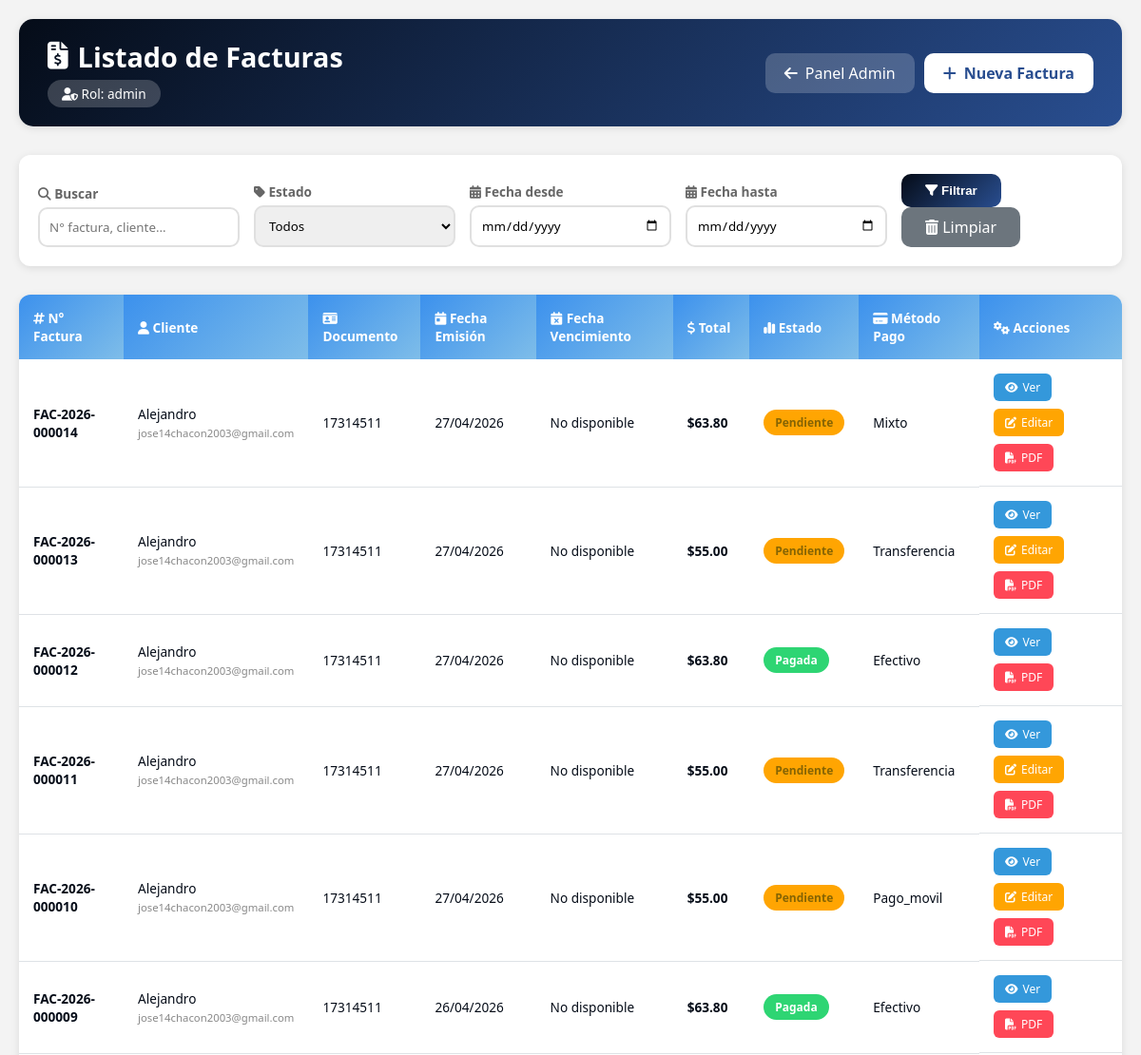
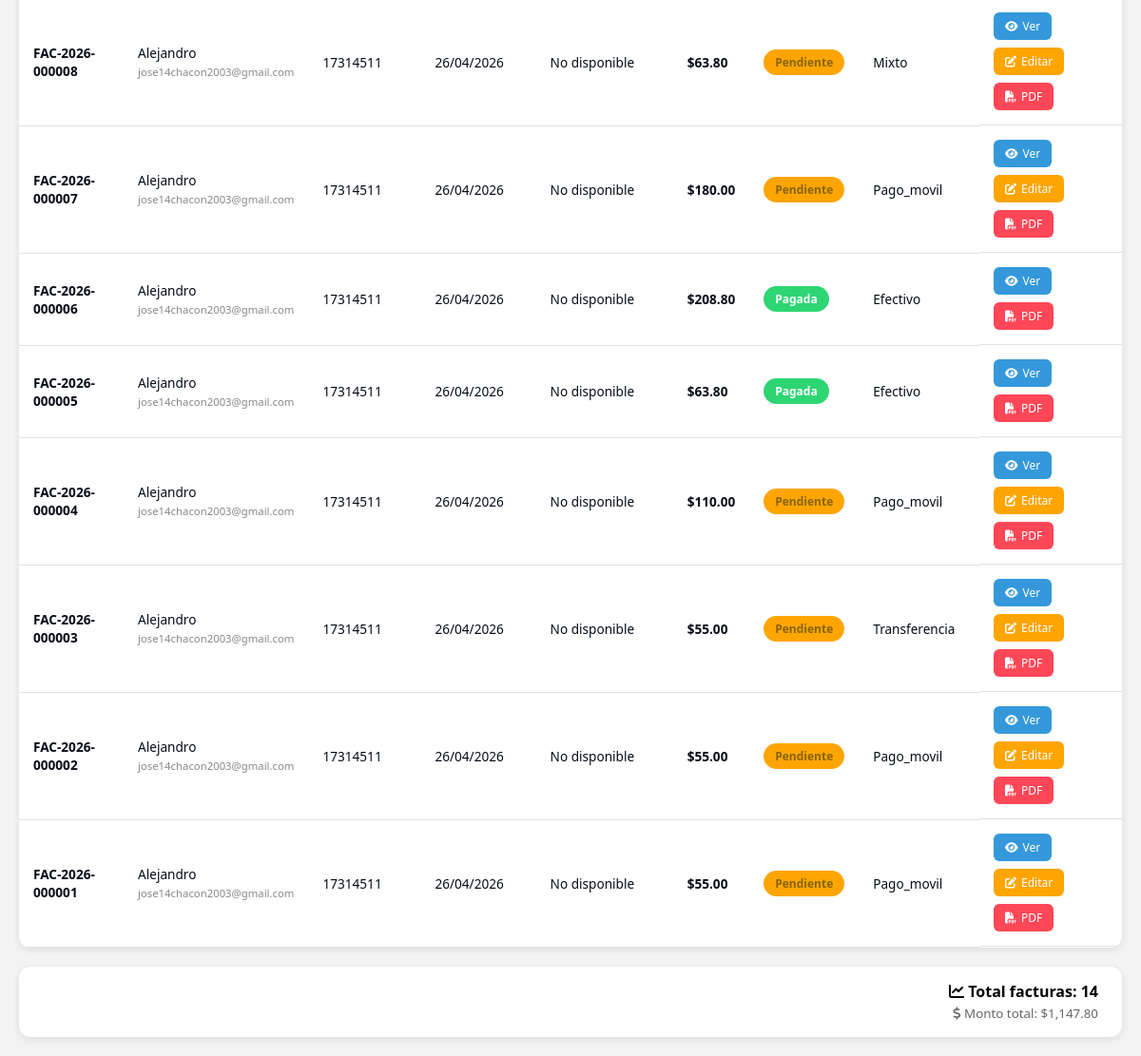
Page /facturacion/listar_facturas.php (signed in) on the committed database (2 pictures, top to bottom).
### tables this page shows
CREATE TABLE `facturas` (
  `id` int NOT NULL AUTO_INCREMENT,
  `pedido_id` int DEFAULT NULL,
  `cliente_id` int NOT NULL,
  `numero_factura` varchar(20) NOT NULL,
  `fecha_emision` datetime DEFAULT CURRENT_TIMESTAMP,
  `fecha_vencimiento` date DEFAULT NULL,
  `subtotal` decimal(10,2) DEFAULT '0.00',
  `iva` decimal(10,2) DEFAULT '0.00',
  `total` decimal(10,2) NOT NULL DEFAULT '0.00',
  `metodo_pago` varchar(50) DEFAULT NULL,
  `estado` enum('pendiente','pagada','anulada') DEFAULT 'pendiente',
  `usuario_id` int DEFAULT NULL,
  `created_at` timestamp NULL DEFAULT CURRENT_TIMESTAMP,
  PRIMARY KEY (`id`),
  UNIQUE KEY `numero_factura` (`numero_factura`),
  UNIQUE KEY `pedido_id` (`pedido_id`),
  KEY `cliente_id` (`cliente_id`),
  CONSTRAINT `facturas_ibfk_1` FOREIGN KEY (`pedido_id`) REFERENCES `pedidos` (`id`) ON DELETE SET NULL,
  CONSTRAINT `facturas_ibfk_2` FOREIGN KEY (`cliente_id`) REFERENCES `clientes` (`id`) ON DELETE CASCADE
);

CREATE TABLE `clientes` (
  `id` int NOT NULL AUTO_INCREMENT,
  `tipo_documento` enum('cedula','ruc','pasaporte','dni') DEFAULT 'cedula',
  `documento` varchar(20) NOT NULL,
  `nombre` varchar(100) NOT NULL,
  `email` varchar(100) NOT NULL,
  `telefono` varchar(20) DEFAULT NULL,
  `direccion` text,
  `ciudad` varchar(50) DEFAULT NULL,
  `estado` enum('activo','inactivo','moroso') DEFAULT 'activo',
  `fecha_registro` datetime DEFAULT CURRENT_TIMESTAMP,
  PRIMARY KEY (`id`),
  UNIQUE KEY `documento` (`documento`)
);

### facturacion/listar_facturas.php (the view, shortened to what this page needs)
<?php
$pdo = conectarDB();
$user_id = $_SESSION['user_id'] ?? 0;
$rol = '';
try {
    $query_admin = "SELECT rol FROM admin_users WHERE id = :user_id AND activo = 1";
    $stmt_admin = $pdo->prepare($query_admin);
    $stmt_admin->execute([':user_id' => $user_id]);
    $admin = $stmt_admin->fetch(PDO::FETCH_ASSOC);
    if ($admin) {
        $rol = $admin['rol'];
    }
} catch (PDOException $e) {
    error_log("Error al obtener rol: " . $e->getMessage());
}
    ?>
<!DOCTYPE html>
<html lang="es">
<head>
    <link rel="stylesheet" href="https://cdnjs.cloudflare.com/ajax/libs/font-awesome/6.4.0/css/all.min.css">
</head>
<body>
    <div class="container">
        <div class="header">
            <div>
                <h1><i class="fas fa-file-invoice-dollar"></i> Listado de Facturas</h1>
                <div class="user-role"><i class="fas fa-user-shield"></i> Rol: <?php echo htmlspecialchars($rol); ?></div>
            </div>
            <div style="display: flex; gap: 10px;">
                <a href="/proyecto/panel admin/panel_admin.php" class="btn-volver"><i class="fas fa-arrow-left"></i> Panel Admin</a>
                <?php if (in_array($rol, ['superadmin', 'admin', 'facturador'])): ?>
                    <a href="/proyecto/facturacion/nueva_factura.php" class="btn-nueva"><i class="fas fa-plus"></i> Nueva Factura</a>
                <?php endif; ?>
            </div>
        </div>
        <?php
        try {
            $search = isset($_GET['search']) ? trim($_GET['search']) : '';
            $fecha_desde = isset($_GET['fecha_desde']) ? $_GET['fecha_desde'] : '';
            $fecha_hasta = isset($_GET['fecha_hasta']) ? $_GET['fecha_hasta'] : '';
            $query = "SELECT
                        f.*,
                        c.nombre as cliente_nombre,
                        c.email as cliente_email,
                        c.documento as cliente_documento,
                        c.telefono as cliente_telefono
                      FROM facturas f
                      LEFT JOIN clientes c ON f.cliente_id = c.id
                      WHERE 1=1";
            $params = [];
            $query .= " ORDER BY f.id DESC";
            $stmt = $pdo->prepare($query);
            $stmt->execute($params);
            $facturas = $stmt->fetchAll(PDO::FETCH_ASSOC);
        } catch (PDOException $e) {
            $facturas = [];
            echo '<div class="alert alert-error" style="background: #f8d7da; color: #721c24; padding: 15px; border-radius: 10px; margin-bottom: 20px;">Error al cargar facturas: ' . htmlspecialchars($e->getMessage()) . '</div>';
        }
        function formatearFecha($fecha, $formato = 'd/m/Y') {
            if (empty($fecha) || $fecha === null) {
                return 'No disponible';
            }
            try {
                $dateTime = new DateTime($fecha);
                return $dateTime->format($formato);
            } catch (Exception $e) {
                return 'Fecha inválida';
            }
        }
        $estados_factura = [
            'pendiente' => 'Pendiente',
            'pagada' => 'Pagada',
            'vencida' => 'Vencida',
            'anulada' => 'Anulada'
        ];
        $metodos_pago = [
            'efectivo' => 'Efectivo',
            'tarjeta_credito' => 'Tarjeta de Crédito',
            'tarjeta_debito' => 'Tarjeta de Débito',
            'transferencia' => 'Transferencia',
            'paypal' => 'PayPal',
            'mercadopago' => 'Mercado Pago'
        ];
        ?>
        <div class="filtros">
            <form method="GET" class="filtros-form">
                <div class="filtro-group">
                    <label><i class="fas fa-search"></i> Buscar</label>
                    <input type="text" name="search" placeholder="N° factura, cliente..." value="<?php echo htmlspecialchars($search ?? ''); ?>">
                </div>
                <div class="filtro-group">
                    <label><i class="fas fa-tag"></i> Estado</label>
                    <select name="estado">
                        <option value="">Todos</option>
                    </select>
                </div>
                <div class="filtro-group">
                    <label><i class="fas fa-calendar-alt"></i> Fecha desde</label>
                    <input type="date" name="fecha_desde" value="<?php echo htmlspecialchars($fecha_desde ?? ''); ?>">
                </div>
                <div class="filtro-group">
                    <label><i class="fas fa-calendar-alt"></i> Fecha hasta</label>
                    <input type="date" name="fecha_hasta" value="<?php echo htmlspecialchars($fecha_hasta ?? ''); ?>">
                </div>
                <div class="filtro-group">
                    <button type="submit" class="btn-filtrar"><i class="fas fa-filter"></i> Filtrar</button>
                    <a href="listar_facturas.php" class="btn-limpiar"><i class="fas fa-trash-alt"></i> Limpiar</a>
                </div>
            </form>
        </div>
        <div class="table-container">
            <table class="data-table">
                <thead>
                    <tr>
                        <th><i class="fas fa-hashtag"></i> N° Factura</th>
                        <th><i class="fas fa-user"></i> Cliente</th>
                        <th><i class="fas fa-id-card"></i> Documento</th>
                        <th><i class="fas fa-calendar-day"></i> Fecha Emisión</th>
                        <th><i class="fas fa-calendar-times"></i> Fecha Vencimiento</th>
                        <th><i class="fas fa-dollar-sign"></i> Total</th>
                        <th><i class="fas fa-chart-simple"></i> Estado</th>
                        <th><i class="fas fa-credit-card"></i> Método Pago</th>
                        <th width="150"><i class="fas fa-cogs"></i> Acciones</th>
                    </tr>
                </thead>
                <tbody>
                    <?php if (empty($facturas)): ?>
                        <tr>
                            <td colspan="9" class="empty-state">
                                <i class="fas fa-inbox"></i>
                                No se encontraron facturas
                            </td>
                        </tr>
                    <?php else: ?>
                        <?php foreach ($facturas as $factura): ?>
                            <tr>
                                <td>
                                    <strong><?php echo htmlspecialchars($factura['numero_factura']); ?></strong>
                                </td>
                                <td>
                                    <?php echo htmlspecialchars($factura['cliente_nombre'] ?? 'N/A'); ?>
                                    <br>
                                    <small style="color:#888;"><?php echo htmlspecialchars($factura['cliente_email'] ?? ''); ?></small>
                                </td>
                                <td><?php echo htmlspecialchars($factura['cliente_documento'] ?? 'N/A'); ?></td>
                                <td><?php echo formatearFecha($factura['fecha_emision'] ?? null); ?></td>
                                <td>
                                    <?php
                                    $fecha_vencimiento = $factura['fecha_vencimiento'] ?? null;
                                    echo formatearFecha($fecha_vencimiento);
                                    ?>
                                </td>
                                <td>
                                    <strong>$<?php echo number_format(floatval($factura['total'] ?? 0), 2); ?></strong>
                                </td>
                                <td>
                                    <?php
                                    $estado_actual = $factura['estado'] ?? 'pendiente';
                                    $badge_class = '';
                                    switch ($estado_actual) {
                                        case 'pendiente': $badge_class = 'badge-pendiente'; break;
                                        case 'pagada': $badge_class = 'badge-pagada'; break;
                                    }
                                    ?>
                                    <span class="badge <?php echo $badge_class; ?>">
                                        <?php echo $estados_factura[$estado_actual] ?? ucfirst($estado_actual); ?>
                                    </span>
                                </td>
                                <td>
                                    <?php
                                    $metodo = $factura['metodo_pago'] ?? 'efectivo';
                                    echo $metodos_pago[$metodo] ?? ucfirst($metodo);
                                    ?>
                                </td>
                                <td class="acciones">
                                    <a href="ver_factura.php?id=<?php echo $factura['id']; ?>" class="btn-accion btn-ver"><i class="fas fa-eye"></i> Ver</a>
                                    <?php if (in_array($rol, ['superadmin', 'admin', 'facturador']) && ($factura['estado'] ?? '') !== 'pagada' && ($factura['estado'] ?? '') !== 'anulada'): ?>
                                        <a href="editar_factura.php?id=<?php echo $factura['id']; ?>" class="btn-accion btn-editar"><i class="fas fa-edit"></i> Editar</a>
                                    <?php endif; ?>
                                    <a href="generar_pdf.php?id=<?php echo $factura['id']; ?>" class="btn-accion btn-pdf" target="_blank"><i class="fas fa-file-pdf"></i> PDF</a>
                                </td>
                            </tr>
                        <?php endforeach; ?>
                    <?php endif; ?>
                </tbody>
            </table>
        </div>
        <?php if (!empty($facturas)): ?>
            <div class="resumen-card">
                <strong><i class="fas fa-chart-line"></i> Total facturas: <?php echo count($facturas); ?></strong>
                <br>
                <small><i class="fas fa-dollar-sign"></i> Monto total: $<?php
                    $total_general = array_sum(array_map(function($f) {
                        return floatval($f['total'] ?? 0);
                    }, $facturas));
                    echo number_format($total_general, 2);
                ?></small>
            </div>
        <?php endif; ?>
    </div>
</body>
</html>

### facturacion/listar_facturas.php (style rules this page uses)
:root { --primary-color: #050C18; --secondary-color: #294E90; --accent-color: #3C91ED; --light-color: #7EBDE9; --bg-color: #F3F3F3; --text-color: #050C18; --card-bg: #ffffff; --header-bg: linear-gradient(135deg, var(--primary-color), var(--secondary-color)); --success: #2ed573; --warning: #ffa502; --danger: #ff4757; --info: #3498db; }
* { margin: 0; padding: 0; box-sizing: border-box; }
body { font-family: 'Segoe UI', Tahoma, Geneva, Verdana, sans-serif; background: var(--bg-color); padding: 20px; }
.container { max-width: 1400px; margin: 0 auto; }
.header { background: var(--header-bg); color: white; padding: 20px 30px; border-radius: 15px; margin-bottom: 30px; display: flex; justify-content: space-between; align-items: center; flex-wrap: wrap; gap: 15px; box-shadow: 0 2px 8px rgba(0,0,0,0.1); }
.header h1 { font-size: 1.8rem; display: flex; align-items: center; gap: 10px; }
.header h1 i { font-size: 1.8rem; }
.user-role { background: rgba(255,255,255,0.2); padding: 5px 15px; border-radius: 20px; font-size: 0.85rem; margin-top: 5px; display: inline-block; }
.btn-nueva { background: white; color: var(--secondary-color); padding: 10px 20px; border-radius: 10px; text-decoration: none; font-weight: 600; transition: all 0.3s; display: inline-flex; align-items: center; gap: 8px; }
.btn-volver { background: rgba(255,255,255,0.2); color: white; padding: 10px 20px; border-radius: 10px; text-decoration: none; transition: all 0.3s; display: inline-flex; align-items: center; gap: 8px; }
.filtros { background: var(--card-bg); padding: 20px; border-radius: 12px; margin-bottom: 30px; box-shadow: 0 2px 8px rgba(0,0,0,0.1); }
.filtros-form { display: flex; flex-wrap: wrap; gap: 15px; align-items: flex-end; }
.filtro-group { flex: 1; min-width: 150px; }
.filtro-group label { display: block; margin-bottom: 5px; font-size: 0.85rem; color: #666; font-weight: 600; }
.filtro-group input, .filtro-group select { width: 100%; padding: 10px; border: 2px solid #e0e0e0; border-radius: 10px; transition: all 0.3s; font-family: inherit; }
.btn-filtrar { background: linear-gradient(135deg, var(--primary-color), var(--secondary-color)); color: white; padding: 10px 25px; border: none; border-radius: 10px; cursor: pointer; font-weight: 600; transition: all 0.3s; }
.btn-limpiar { background: #6c757d; color: white; padding: 10px 25px; border: none; border-radius: 10px; cursor: pointer; text-decoration: none; display: inline-block; transition: all 0.3s; }
.table-container { background: var(--card-bg); border-radius: 12px; overflow-x: auto; box-shadow: 0 2px 8px rgba(0,0,0,0.1); }
.data-table { width: 100%; border-collapse: collapse; min-width: 800px; }
.data-table th { padding: 15px; text-align: left; background: linear-gradient(135deg, var(--accent-color), var(--light-color)); color: white; font-weight: 600; font-size: 0.85rem; }
.data-table td { padding: 15px; border-bottom: 1px solid #dee2e6; color: var(--text-color); font-size: 0.85rem; }
.badge { display: inline-block; padding: 5px 12px; border-radius: 20px; font-size: 0.75rem; font-weight: 600; }
.badge-pendiente { background: var(--warning); color: #856404; }
.badge-pagada { background: var(--success); color: white; }
.acciones { display: flex; gap: 8px; flex-wrap: wrap; }
.btn-accion { padding: 6px 12px; border-radius: 6px; text-decoration: none; font-size: 0.75rem; transition: all 0.3s; display: inline-flex; align-items: center; gap: 5px; }
.btn-ver { background: var(--info); color: white; }
.btn-editar { background: var(--warning); color: white; }
.btn-pdf { background: var(--danger); color: white; }
.resumen-card { background: var(--card-bg); border-radius: 12px; padding: 15px 25px; margin-top: 20px; text-align: right; box-shadow: 0 2px 8px rgba(0,0,0,0.1); }
.resumen-card strong { font-size: 1rem; }
.resumen-card small { color: #666; }

### rows in the picture
facturas: numero_factura "FAC-2026-000014", cliente.nombre "Alejandro", cliente.email "jose14chacon2003@gmail.com", cliente.documento "17314511", fecha_emision "27/04/2026", fecha_vencimiento "No disponible", total "63.80", estado "Pendiente", metodo_pago "Mixto"
facturas: numero_factura "FAC-2026-000013", cliente.nombre "Alejandro", cliente.email "jose14chacon2003@gmail.com", cliente.documento "17314511", fecha_emision "27/04/2026", fecha_vencimiento "No disponible", total "55.00", estado "Pendiente", metodo_pago "Transferencia"
facturas: numero_factura "FAC-2026-000012", cliente.nombre "Alejandro", cliente.email "jose14chacon2003@gmail.com", cliente.documento "17314511", fecha_emision "27/04/2026", fecha_vencimiento "No disponible", total "63.80", estado "Pagada", metodo_pago "Efectivo"
facturas: numero_factura "FAC-2026-000011", cliente.nombre "Alejandro", cliente.email "jose14chacon2003@gmail.com", cliente.documento "17314511", fecha_emision "27/04/2026", fecha_vencimiento "No disponible", total "55.00", estado "Pendiente", metodo_pago "Transferencia"
facturas: numero_factura "FAC-2026-000010", cliente.nombre "Alejandro", cliente.email "jose14chacon2003@gmail.com", cliente.documento "17314511", fecha_emision "27/04/2026", fecha_vencimiento "No disponible", total "55.00", estado "Pendiente", metodo_pago "Pago_movil"
facturas: numero_factura "FAC-2026-000009", cliente.nombre "Alejandro", cliente.email "jose14chacon2003@gmail.com", cliente.documento "17314511", fecha_emision "26/04/2026", fecha_vencimiento "No disponible", total "63.80", estado "Pagada", metodo_pago "Efectivo"
facturas: numero_factura "FAC-2026-000008", cliente.nombre "Alejandro", cliente.email "jose14chacon2003@gmail.com", cliente.documento "17314511", fecha_emision "26/04/2026", fecha_vencimiento "No disponible", total "63.80", estado "Pendiente", metodo_pago "Mixto"
facturas: numero_factura "FAC-2026-000007", cliente.nombre "Alejandro", cliente.email "jose14chacon2003@gmail.com", cliente.documento "17314511", fecha_emision "26/04/2026", fecha_vencimiento "No disponible", total "180.00", estado "Pendiente", metodo_pago "Pago_movil"
facturas: numero_factura "FAC-2026-000006", cliente.nombre "Alejandro", cliente.email "jose14chacon2003@gmail.com", cliente.documento "17314511", fecha_emision "26/04/2026", fecha_vencimiento "No disponible", total "208.80", estado "Pagada", metodo_pago "Efectivo"
facturas: numero_factura "FAC-2026-000005", cliente.nombre "Alejandro", cliente.email "jose14chacon2003@gmail.com", cliente.documento "17314511", fecha_emision "26/04/2026", fecha_vencimiento "No disponible", total "63.80", estado "Pagada", metodo_pago "Efectivo"
facturas: numero_factura "FAC-2026-000004", cliente.nombre "Alejandro", cliente.email "jose14chacon2003@gmail.com", cliente.documento "17314511", fecha_emision "26/04/2026", fecha_vencimiento "No disponible", total "110.00", estado "Pendiente", metodo_pago "Pago_movil"
facturas: numero_factura "FAC-2026-000003", cliente.nombre "Alejandro", cliente.email "jose14chacon2003@gmail.com", cliente.documento "17314511", fecha_emision "26/04/2026", fecha_vencimiento "No disponible", total "55.00", estado "Pendiente", metodo_pago "Transferencia"
facturas: numero_factura "FAC-2026-000002", cliente.nombre "Alejandro", cliente.email "jose14chacon2003@gmail.com", cliente.documento "17314511", fecha_emision "26/04/2026", fecha_vencimiento "No disponible", total "55.00", estado "Pendiente", metodo_pago "Pago_movil"
facturas: numero_factura "FAC-2026-000001", cliente.nombre "Alejandro", cliente.email "jose14chacon2003@gmail.com", cliente.documento "17314511", fecha_emision "26/04/2026", fecha_vencimiento "No disponible", total "55.00", estado "Pendiente", metodo_pago "Pago_movil"

### other values in the picture
$rol "admin"
count($facturas) "14"
$total_general "1,147.80"
